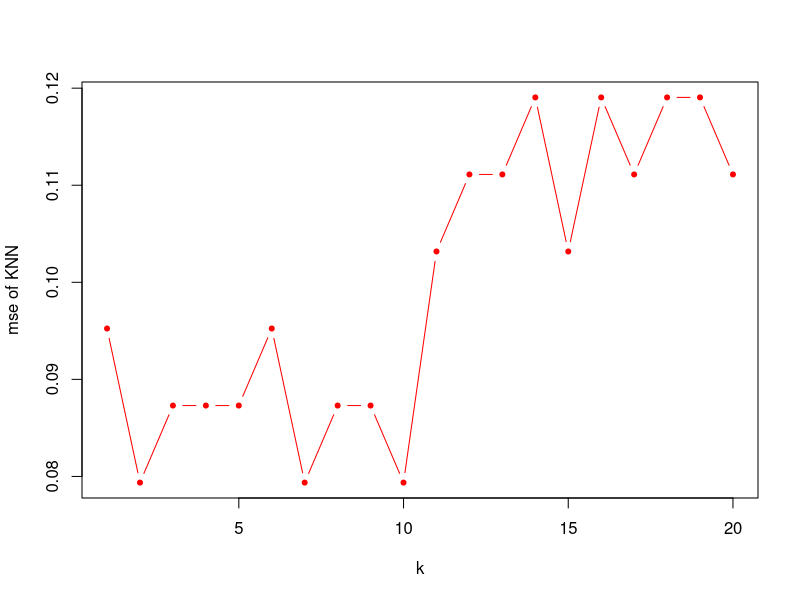
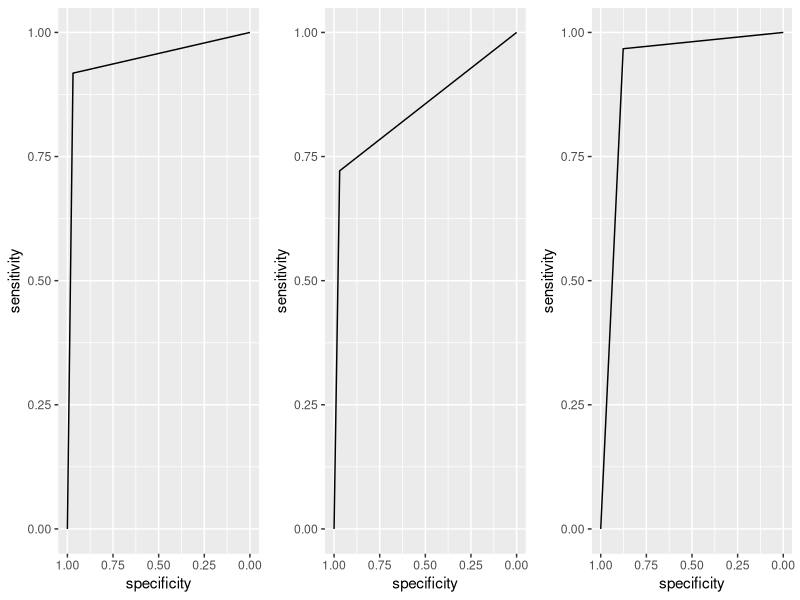
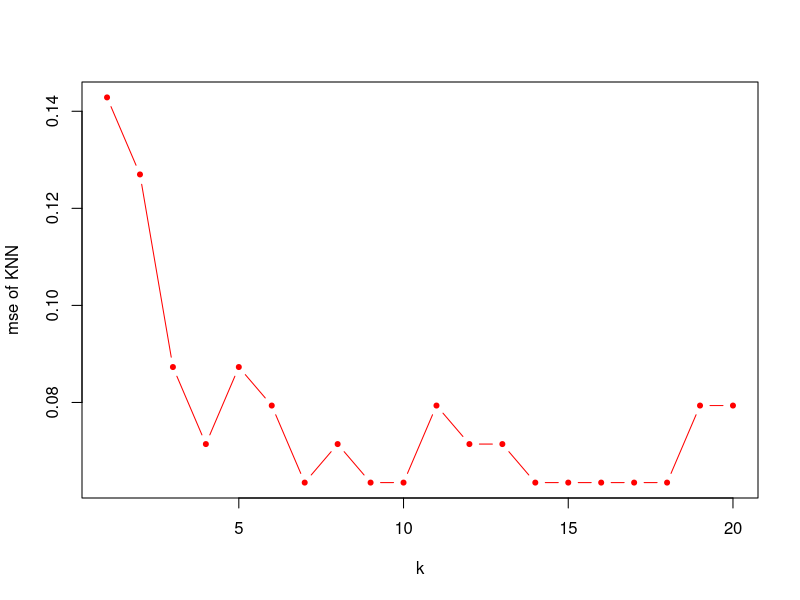
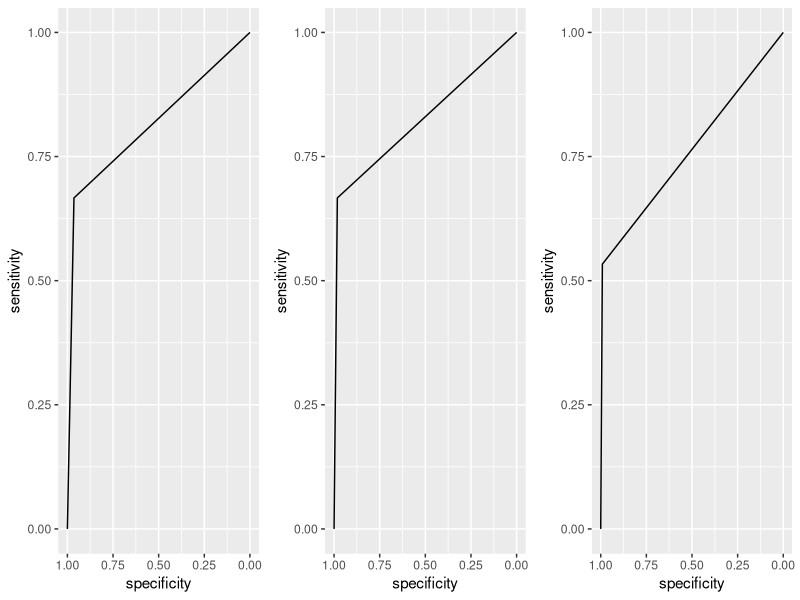

Here is the R script that generated these plots, in order:
## ---- chunk 1
knitr::opts_chunk$set(echo = TRUE)
## ---- chunk 2
suppressWarnings(library(MASS))
library(class)

nobs = dim(Boston)[1] ## number of observations
nvar = dim(Boston)[2] ## number of variables
m.crime = median(Boston$crim)
Bos = Boston
Bos$crim[Boston$crim > m.crime]  = 1 ## crime rate above the median is coded as 1
Bos$crim[Boston$crim <= m.crime] = 0 ## crime rate below the median is coded as 0

set.seed(42)
### 3/4 of the data set is used as the training data set
### the rest is used as the test data
train.idx = sample(seq(1:nobs), round(nobs * 0.75), replace = FALSE)
Bos.train = Bos[ train.idx,]
Bos.test = Bos[-train.idx,]
ytest = Bos.test$crim
ytrain = Bos.train$crim

### Logistic regression
fit.logic = glm(crim ~ ., data = Bos.train, family = 'binomial')
prob.logic = predict(fit.logic, newdata = Bos.test, type = 'response')
pred.logic = 1 * (prob.logic > .5) 
mse.logic = mean(abs(ytest - pred.logic))
### misclassification rate of logistic regression
mse.logic

### LDA
fit.lda = lda(crim ~., data = Bos.train)
pred.lda = as.numeric(predict(fit.lda, newdata = Bos.test)$class) - 1
mse.lda = mean(abs(ytest - pred.lda))
### misclassification rate of LDA
mse.lda

### KNN
fit.knn = pred.knn = vector("list", 20)
vmse.knn = rep(NA, 20)
for (k in 1:20){ ## set k from 1 to 20
  fit.knn[[k]] = knn(Bos.train[, -1], Bos.test[, -1], ytrain, k = k)
  pred.knn[[k]] = as.numeric(fit.knn[[k]]) - 1
  vmse.knn[k] = mean(abs(ytest - pred.knn[[k]]))
}
### misclassification rate for each k from 1 to 20
plot(vmse.knn, type = 'b', col = 'red', pch = 20, xlab = 'k', ylab = 'mse of KNN')
min(vmse.knn)
## ---- chunk 3
table(ytest, pred.logic)

table(ytest, pred.lda)

table(ytest, pred.knn[[which.min(vmse.knn)]])

suppressWarnings(library(gridExtra))
suppressWarnings(library(pROC, quietly = T))
grid.arrange(ggroc(roc(ytest, pred.logic)), ggroc(roc(ytest, pred.lda)), 
             ggroc(roc(ytest, pred.knn[[which.min(vmse.knn)]])), ncol = 3, nrow = 1)
## ---- chunk 4
library(MASS)
library(class)

nobs = dim(Boston)[1] ## number of observations
nvar = dim(Boston)[2] ## number of variables
m.crime = quantile(Boston$crim, 0.10)
Bos = Boston
Bos$crim[Boston$crim <= m.crime]  = 1 ## crime rate above the 90% percentile is coded as 1
Bos$crim[Boston$crim > m.crime] = 0 ## crime rate below the 90% percentile is coded as 0

set.seed(623)
### 3/4 of the data set is used as the training data set
### the rest is used as the test data
train.idx = sample(seq(1:nobs), round(nobs * 0.75), replace = FALSE)
Bos.train = Bos[ train.idx,]
Bos.test  = Bos[-train.idx,]
ytest  = Bos.test$crim
ytrain = Bos.train$crim

### Logistic regression
fit.logic = glm(crim ~ ., data = Bos.train, family = 'binomial')
prob.logic = predict(fit.logic, newdata = Bos.test, type = 'response')
pred.logic = 1 * (prob.logic > .5) 
mse.logic = mean(abs(ytest - pred.logic))
### misclassification rate of logistic regression
mse.logic

### LDA
fit.lda = lda(crim ~., data = Bos.train)
pred.lda  = as.numeric(predict(fit.lda, newdata = Bos.test)$class) - 1
mse.lda = mean(abs(ytest - pred.lda))
### misclassification rate of LDA
mse.lda

### KNN
### KNN
fit.knn = pred.knn = vector("list", 20)
vmse.knn = rep(NA, 20)
for (k in 1:20){ ## set k from 1 to 20
  fit.knn[[k]] = knn(Bos.train[, -1], Bos.test[, -1], ytrain, k = k)
  pred.knn[[k]] = as.numeric(fit.knn[[k]]) - 1
  vmse.knn[k] = mean(abs(ytest - pred.knn[[k]]))
}
### misclassification rate for each k from 1 to 20
plot(vmse.knn, type = 'b', col = 'red', pch = 20, xlab = 'k', ylab = 'mse of KNN')
min(vmse.knn)
## ---- chunk 5
table(ytest, pred.logic)

table(ytest, pred.lda)

table(ytest, pred.knn[[which.min(vmse.knn)]])

grid.arrange(ggroc(roc(ytest, pred.logic)), ggroc(roc(ytest, pred.lda)), 
             ggroc(roc(ytest, pred.knn[[which.min(vmse.knn)]])), ncol = 3, nrow = 1)
